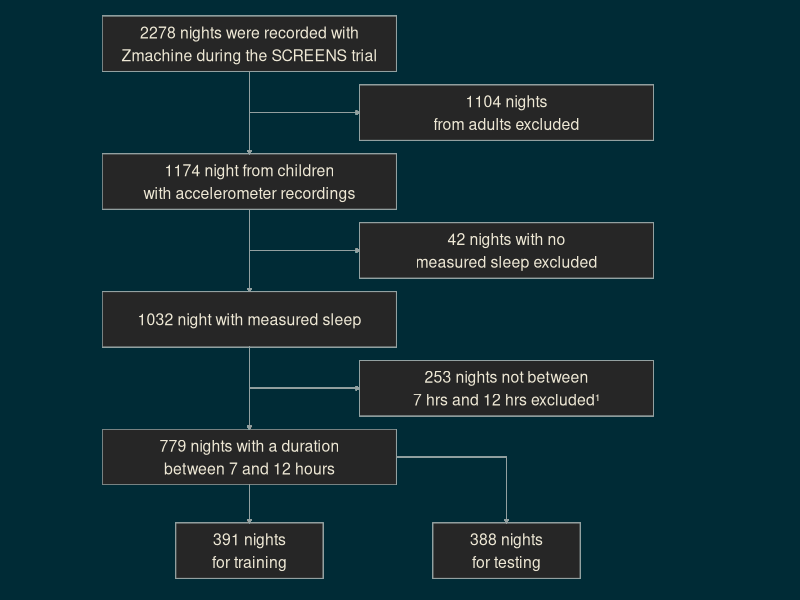

This figure's R source:
library(tidyverse)
library(ggtext)

data <-
  tibble(x = 1:100, y = 1:100)

flow <-
  data |>
  ggplot(aes(x, y)) +
  scale_x_continuous(minor_breaks = seq(10, 100, 10)) +
  scale_y_continuous(minor_breaks = seq(10, 100, 10)) +
  # main boxes
  geom_rect(
    xmin = 10, xmax = 50, ymin = 92, ymax = 102, color = "#93A1A1",
    fill = "grey15", linewidth = 0.25
  ) +
  annotate("text",
    x = 30, y = 97,
    label = "2278 nights were recorded with\nZmachine during the SCREENS trial",
    size = 4, color = "#EEE8D5"
  ) +
  geom_rect(
    xmin = 10, xmax = 50, ymin = 67, ymax = 77, color = "#93A1A1",
    fill = "grey15", linewidth = 0.25
  ) +
  annotate("text",
    x = 30, y = 72,
    label = "1174 night from children\nwith accelerometer recordings",
    size = 4, color = "#EEE8D5"
  ) +
  geom_rect(
    xmin = 10, xmax = 50, ymin = 42, ymax = 52, color = "#93A1A1",
    fill = "grey15", linewidth = 0.25
  ) +
  annotate("text",
    x = 30, y = 47, label = "1032 night with measured sleep",
    size = 4, color = "#EEE8D5"
  ) +
  geom_rect(
    xmin = 10, xmax = 50, ymin = 17, ymax = 27, color = "#93A1A1",
    fill = "grey15", linewidth = 0.25
  ) +
  annotate("text",
    x = 30, y = 22, label = "779 nights with a duration\nbetween 7 and 12 hours",
    size = 4, color = "#EEE8D5"
  ) +
  # vertical arrows
  geom_segment(
    x = 30, xend = 30, y = 92, yend = 77,
    size = 0.15, lineend = "butt",
    arrow = arrow(length = unit(1, "mm"), type = "closed"),
    color = "#93A1A1"
  ) +
  geom_segment(
    x = 30, xend = 30, y = 67, yend = 52,
    size = 0.15, lineend = "butt",
    arrow = arrow(length = unit(1, "mm"), type = "closed"),
    color = "#93A1A1"
  ) +
  geom_segment(
    x = 30, xend = 30, y = 42, yend = 27,
    size = 0.15, lineend = "butt",
    arrow = arrow(length = unit(1, "mm"), type = "closed"),
    color = "#93A1A1"
  ) +
  # horizontal arrows
  geom_segment(
    x = 30, xend = 45, y = 84.5, yend = 84.5,
    size = .15, lineend = "butt",
    arrow = arrow(length = unit(1, "mm"), type = "closed"),
    color = "#93A1A1"
  ) +
  geom_segment(
    x = 30, xend = 45, y = 59.5, yend = 59.5,
    size = .15, lineend = "butt",
    arrow = arrow(length = unit(1, "mm"), type = "closed"),
    color = "#93A1A1"
  ) +
  geom_segment(
    x = 30, xend = 45, y = 34.5, yend = 34.5,
    size = .15, lineend = "butt",
    arrow = arrow(length = unit(1, "mm"), type = "closed"),
    color = "#93A1A1"
  ) +
  # boxes to the side
  geom_rect(
    xmin = 45, xmax = 85, ymin = 79.5, ymax = 89.5, color = "#93A1A1",
    fill = "grey15", linewidth = 0.25
  ) +
  annotate("text",
    x = 65, y = 84.5,
    label = "1104 nights\nfrom adults excluded",
    size = 4, color = "#EEE8D5"
  ) +
  geom_rect(
    xmin = 45, xmax = 85, ymin = 54.5, ymax = 64.5, color = "#93A1A1",
    fill = "grey15", linewidth = 0.25
  ) +
  annotate("text",
    x = 65, y = 59.5,
    label = "42 nights with no\nmeasured sleep excluded",
    size = 4, color = "#EEE8D5"
  ) +
  geom_rect(
    xmin = 45, xmax = 85, ymin = 29.5, ymax = 39.5, color = "#93A1A1",
    fill = "grey15", linewidth = 0.25
  ) +
  annotate("text",
    x = 65, y = 34.5,
    label = "253 nights not between\n7 hrs and 12 hrs excluded¹",
    size = 4, color = "#EEE8D5"
  ) +
  # train and test boxes
  geom_rect(
    xmin = 20, xmax = 40, ymin = 0, ymax = 10, color = "#93A1A1",
    fill = "grey15", linewidth = 0.25
  ) +
  annotate("text",
    x = 30, y = 5, label = "391 nights\nfor training",
    size = 4, color = "#EEE8D5"
  ) +
  geom_rect(
    xmin = 55, xmax = 75, ymin = 0, ymax = 10, color = "#93A1A1",
    fill = "grey15", linewidth = 0.25
  ) +
  annotate("text",
    x = 65, y = 5,
    label = "388 nights\nfor testing",
    size = 4, color = "#EEE8D5"
  ) +
  # final arrows
  geom_segment(
    x = 30, xend = 30, y = 17, yend = 10,
    size = .15, lineend = "butt",
    arrow = arrow(length = unit(1, "mm"), type = "closed"),
    color = "#93A1A1"
  ) +
  geom_segment(
    x = 50, xend = 65, y = 22, yend = 22,
    size = .15, lineend = "butt",
    color = "#93A1A1"
  ) +
  geom_segment(
    x = 65, xend = 65, y = 22, yend = 10,
    size = .15, lineend = "butt",
    arrow = arrow(length = unit(1, "mm"), type = "closed"),
    color = "#93A1A1"
  ) +
  theme_void() +
  theme(
    text = element_text(color = "#EEE8D5", family = "ibm"),
    plot.title = element_text(family = "ibm", size = 30, face = "bold", hjust = .5),
    plot.subtitle = element_markdown(size = 20, hjust = .5),
    plot.background = element_rect(fill = "#002B36", color = "#EEE8D5"),
    panel.background = element_rect(color = "#002B36", fill = "#002B36")
  )
